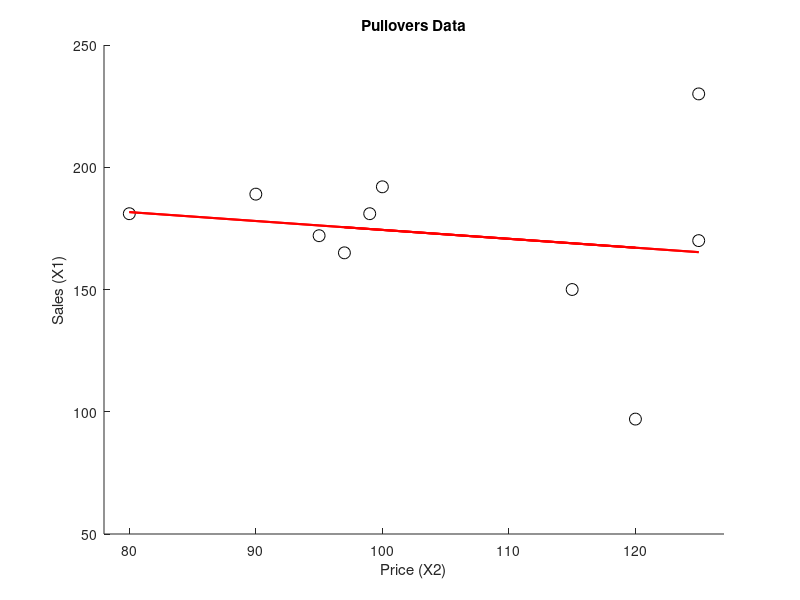

Reproduce this figure in MATLAB.
%% clear all variables
clear
close all
clc

%% load data
x   = load('pullover.dat');  
X1  = x(:,1);
X2  = x(:,2);
X   = [ones(length(X2),1) X2];  % matrix with only ones in the first column and X2(price) on the second column 
[b] = regress(X1,X);            % regression of (X1) sales on (X2) price

Y = b(1)+b(2).*X2;

%% plot 
hold on

scatter(X2,X1,75,'k')
plot(X2,Y,'-r','LineWidth',1.5)
title('Pullovers Data')
xlabel('Price (X2)')
ylabel('Sales (X1)')
xlim([78 127])

hold off